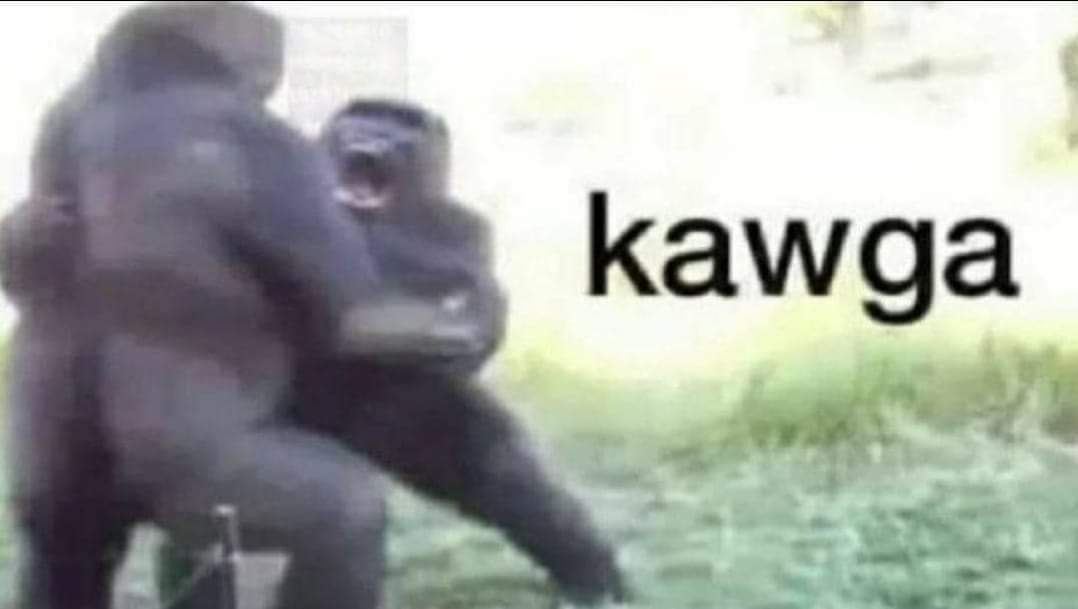
#> input picture kawga.jpg, 1078 x 609 px
$ python geometric_transforms.py
#> lines starting #> are read from the running program, lines starting #| are printed output that depends on the picture
import cv2 as cv
from cv2 import imshow
import numpy as np

img = cv.imread("kawga.jpg")
#> img is the input picture: shape (609, 1078, 3); mean B, G, R 161.8, 166.4, 162.3
img_monkey = cv.imread("")

res = cv.resize(img,None,fx=0.6,fy=0.6,interpolation=cv.INTER_LINEAR_EXACT) #resmi büyütme veya küçültme
res2 = cv.resize(img,None,fx=0.6,fy=0.6,interpolation=cv.INTER_CUBIC)

rows,cols,_ = img.shape
#> rows = 609; cols = 1078

M = np.float32([[1,0,100],[0,1,10]]) # Rotasyon matrisi, 100 x(columns) kaydırma,10 y(rows) kaydırma
dst = cv.warpAffine(img,M,(cols,rows))
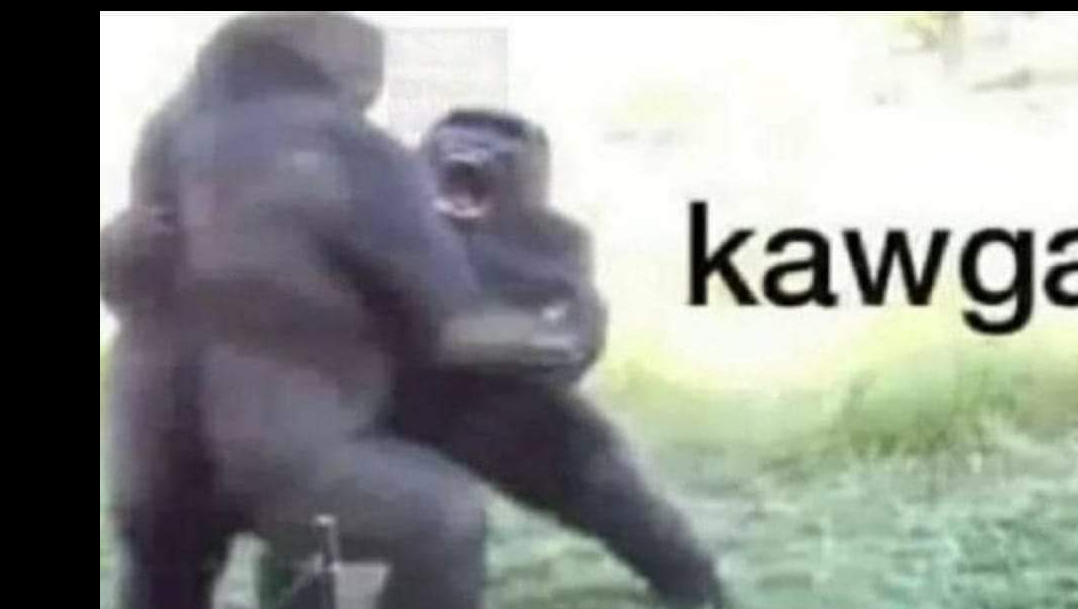
#> dst: shape (609, 1078, 3); mean B, G, R 142, 144.7, 141.8

cv.imshow('img',dst)
imshow("res",res)
imshow("res2",res2)

cv.waitKey(0)
cv.destroyAllWindows()

$ run again, with Grikuzu.jpg copied over kawga.jpg
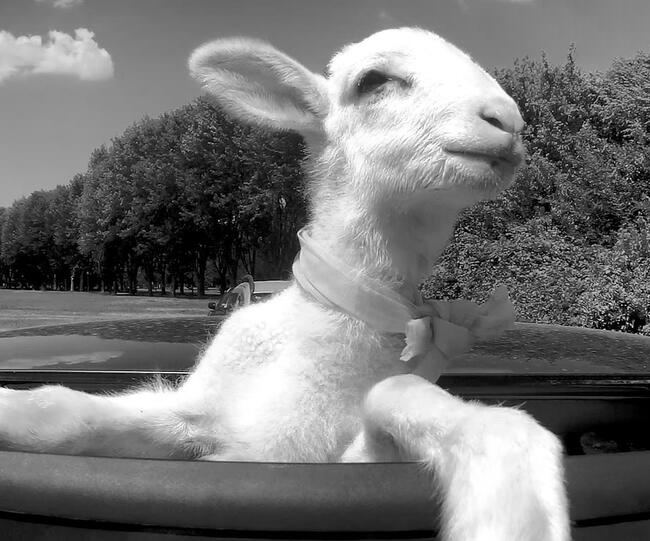
#> input picture Grikuzu.jpg, 650 x 541 px
#> img is the input picture: shape (541, 650, 3); min 0, max 255, mean 118.9
#> `res = cv.resize(img,None,fx=0.6,fy=0.6,interpolation=cv.INTER_LINEAR_E..`:
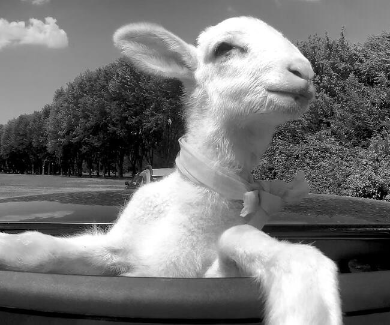
#> res: shape (325, 390, 3); min 0, max 255, mean 118.9
#> `dst = cv.warpAffine(img,M,(cols,rows))`:
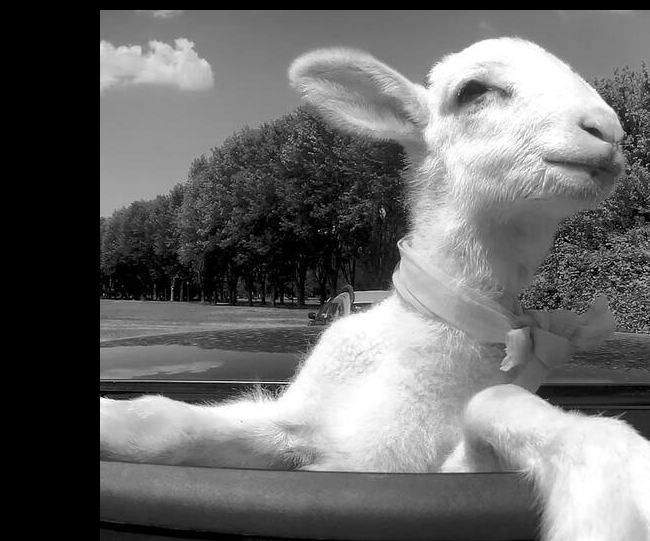
#> dst: shape (541, 650, 3); min 0, max 255, mean 106.1

$ run again, with damaged-photo.jpg copied over kawga.jpg
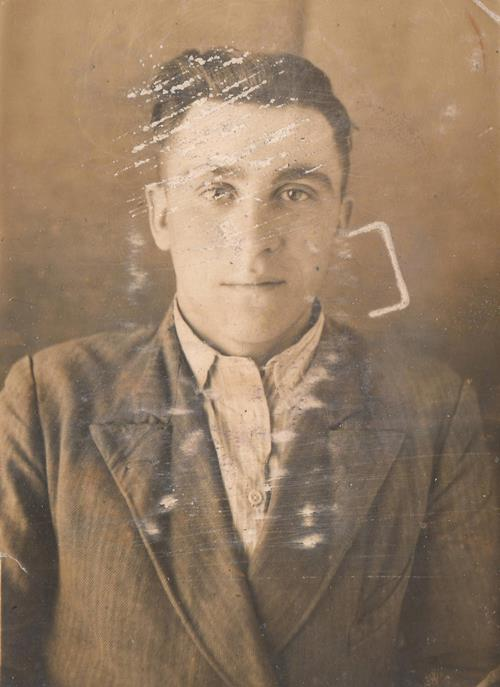
#> input picture damaged-photo.jpg, 500 x 687 px
#> img is the input picture: shape (687, 500, 3); mean B, G, R 99.9, 123.4, 147.2
#> `dst = cv.warpAffine(img,M,(cols,rows))`:
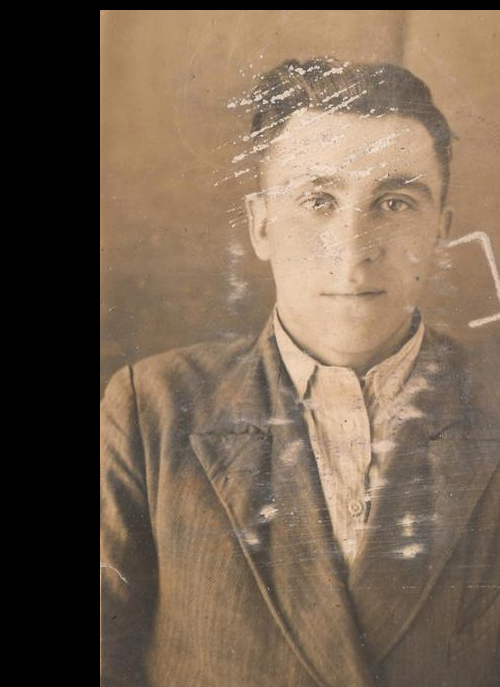
#> dst: shape (687, 500, 3); mean B, G, R 82.4, 101.1, 120.2
